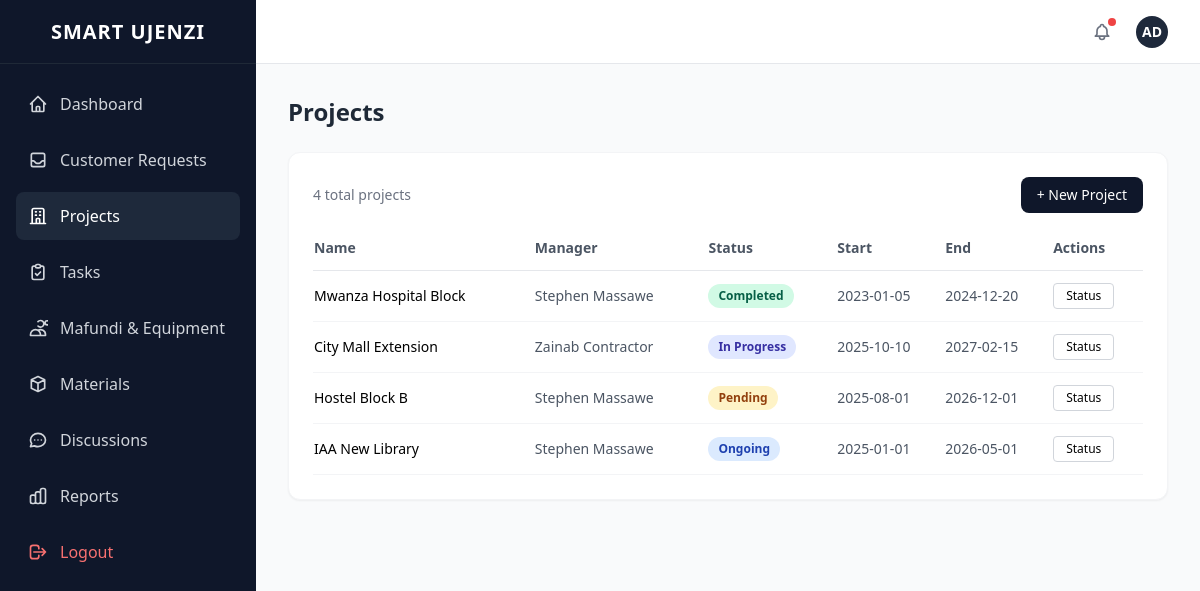
/projects.php (signed in), run on the app's committed database.
### tables this page shows
CREATE TABLE projects (
    id INT AUTO_INCREMENT PRIMARY KEY,
    name VARCHAR(255) NOT NULL,               
    description TEXT,                          
    status VARCHAR(50) DEFAULT 'Pending',     
    manager_id INT,                           
    customer_id INT,                          
    start_date DATE,                          
    end_date DATE,                            
    FOREIGN KEY(manager_id) REFERENCES users(id)
);

CREATE TABLE users (
    id INT AUTO_INCREMENT PRIMARY KEY,
    name VARCHAR(255) NOT NULL,               
    email VARCHAR(255) UNIQUE NOT NULL,        
    password VARCHAR(255) NOT NULL,            
    role VARCHAR(50) NOT NULL                  
);

### includes/config.php (called while the page is built, shortened)
<?php
function getDB(): PDO {
    static $pdo = null;
    if ($pdo === null) {
        try {
            $dsn = DB_SOCKET && DB_USER === ''
                ? "mysql:unix_socket=" . DB_SOCKET . ";dbname=" . DB_NAME . ";charset=utf8mb4"
                : "mysql:host=" . DB_HOST . ";dbname=" . DB_NAME . ";charset=utf8mb4";
            $pdo = new PDO($dsn, DB_USER, DB_PASS, [
                PDO::ATTR_ERRMODE => PDO::ERRMODE_EXCEPTION,
                PDO::ATTR_DEFAULT_FETCH_MODE => PDO::FETCH_ASSOC,
            ]);
        } catch (PDOException $e) {
            if (APP_ENV === 'production') {
                die('Database connection failed. Please check your configuration.');
            }
            throw $e;
        }
    }
    return $pdo;
}

### includes/functions.php (called while the page is built, shortened)
<?php
require_once __DIR__ . '/config.php';
function runQuery(string $sql, array $params = []): array {
    $stmt = getDB()->prepare($sql);
    $stmt->execute($params);
    return $stmt->fetchAll();
}

### projects.php (the view, shortened to what this page needs)
<?php
require_once __DIR__ . '/includes/functions.php';
require_once __DIR__ . '/includes/header.php';
$projects = runQuery('SELECT p.*, u.name as manager_name FROM projects p LEFT JOIN users u ON p.manager_id = u.id ORDER BY p.id DESC');
$statusColors = ['Pending' => 'badge-yellow', 'Ongoing' => 'badge-blue', 'In Progress' => 'badge-indigo', 'Completed' => 'badge-green', 'On Hold' => 'badge-red'];
?>
<div class="bg-white rounded-xl shadow-sm border border-gray-100 p-6">
    <div class="flex justify-between items-center mb-6">
        <div>
            <p class="text-sm text-gray-500"><?= count($projects) ?> total projects</p>
        </div>
        <button onclick="openModal('create-modal')" class="px-4 py-2 bg-slate-900 text-white rounded-lg hover:bg-slate-800 transition-colors text-sm font-medium">
            + New Project
        </button>
    </div>
    <div class="overflow-x-auto">
        <table class="w-full text-sm">
            <thead>
                <tr class="border-b border-gray-200 text-left">
                    <th class="pb-3 font-semibold text-gray-600">Name</th>
                    <th class="pb-3 font-semibold text-gray-600">Manager</th>
                    <th class="pb-3 font-semibold text-gray-600">Status</th>
                    <th class="pb-3 font-semibold text-gray-600">Start</th>
                    <th class="pb-3 font-semibold text-gray-600">End</th>
                    <th class="pb-3 font-semibold text-gray-600">Actions</th>
                </tr>
            </thead>
            <tbody>
                <?php foreach ($projects as $p): ?>
                <tr class="border-b border-gray-100 hover:bg-gray-50">
                    <td class="py-3 font-medium"><?= htmlspecialchars($p['name']) ?></td>
                    <td class="py-3 text-gray-600"><?= htmlspecialchars($p['manager_name'] ?? '—') ?></td>
                    <td class="py-3">
                        <span class="badge <?= $statusColors[$p['status']] ?? 'badge-gray' ?>"><?= $p['status'] ?></span>
                    </td>
                    <td class="py-3 text-gray-600"><?= $p['start_date'] ?? '—' ?></td>
                    <td class="py-3 text-gray-600"><?= $p['end_date'] ?? '—' ?></td>
                    <td class="py-3">
                        <button onclick="openModal('status-modal-<?= $p['id'] ?>')" class="text-xs px-3 py-1 rounded border border-gray-300 hover:bg-gray-100 transition-colors">Status</button>
                    </td>
                </tr>
                <?php endforeach; ?>
            </tbody>
        </table>
    </div>
</div>
<?php require_once __DIR__ . '/includes/footer.php'; ?>

### assets/css/style.css (style rules this page uses)
.badge { display: inline-flex; align-items: center; padding: 2px 10px; border-radius: 9999px; font-size: 0.75rem; font-weight: 600; }
.badge-green { background-color: #d1fae5; color: #065f46; }
.badge-blue { background-color: #dbeafe; color: #1e40af; }
.badge-yellow { background-color: #fef3c7; color: #92400e; }
.badge-indigo { background-color: #e0e7ff; color: #3730a3; }

### data on the page
projects: name "Mwanza Hospital Block", manager.name "Stephen Massawe", status "Completed", start_date "2023-01-05", end_date "2024-12-20"
projects: name "City Mall Extension", manager.name "Zainab Contractor", status "In Progress", start_date "2025-10-10", end_date "2027-02-15"
projects: name "Hostel Block B", manager.name "Stephen Massawe", status "Pending", start_date "2025-08-01", end_date "2026-12-01"
projects: name "IAA New Library", manager.name "Stephen Massawe", status "Ongoing", start_date "2025-01-01", end_date "2026-05-01"

### other printed values
$item['name'] "Dashboard"
$item['name'] "Customer Requests"
$item['name'] "Projects"
$item['name'] "Tasks"
$item['name'] "Mafundi & Equipment"
$item['name'] "Materials"
$item['name'] "Discussions"
$item['name'] "Reports"
substr($userName, 0, 2) "AD"
$pageTitle "Projects"
count($projects) "4"
